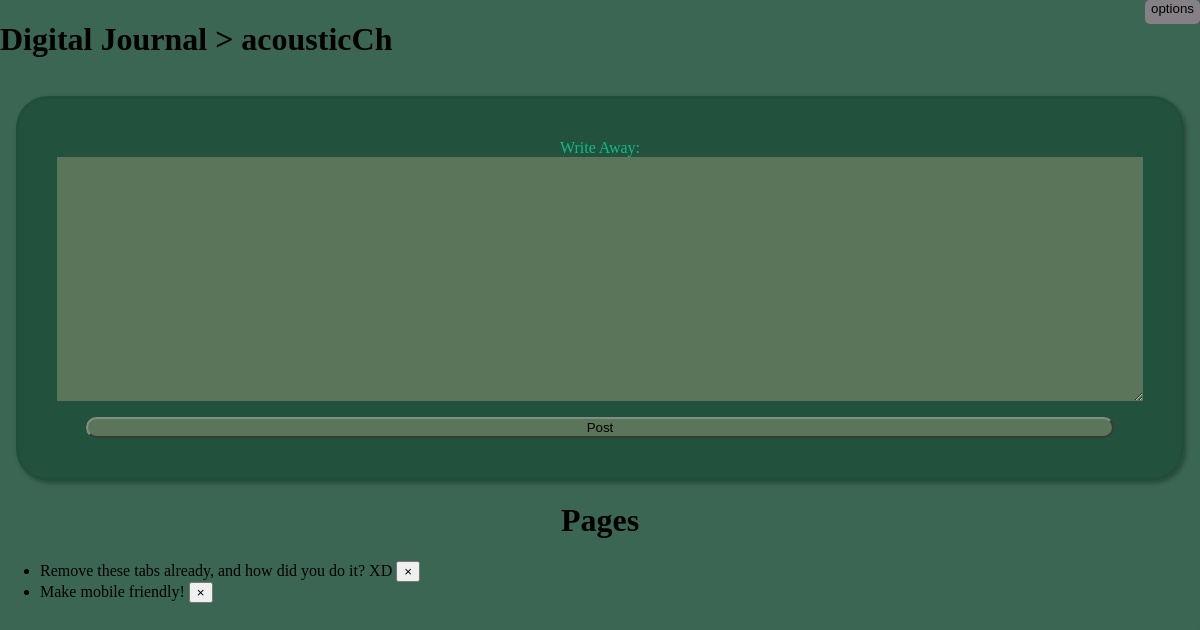
/ (signed in), run on an earlier commit of the app's database.
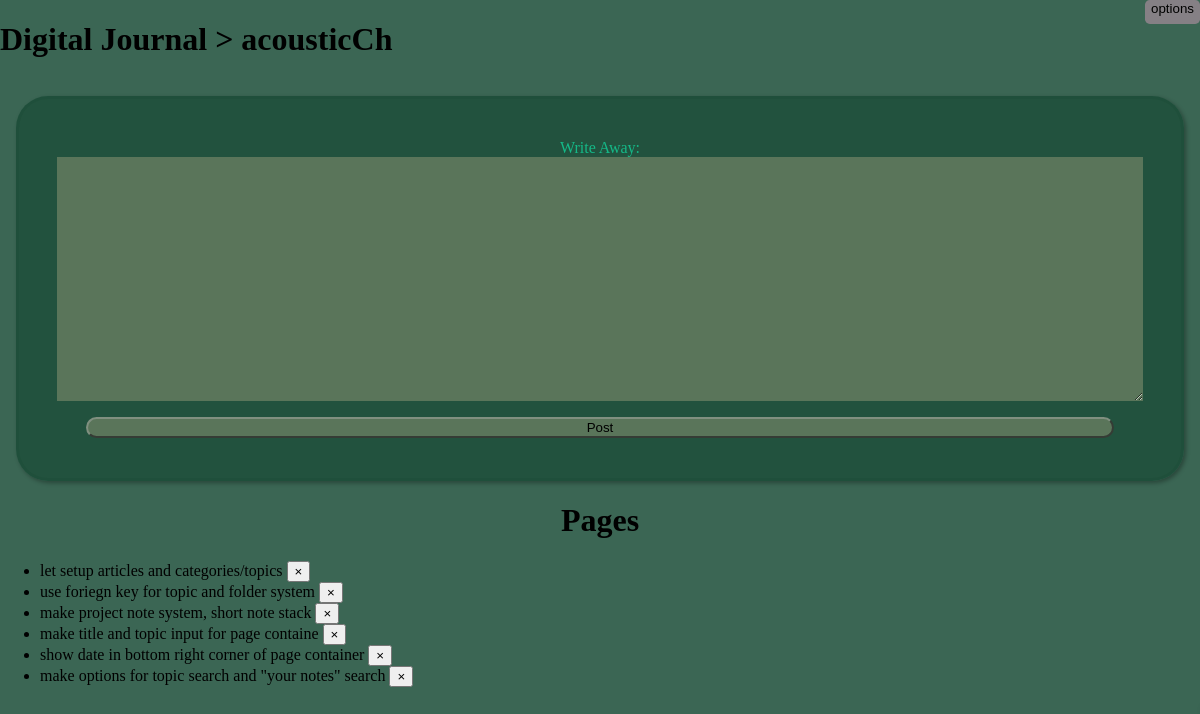
And on a later commit of the database.
### website/models.py (models this page shows)
class User(db.Model, UserMixin):
    id = db.Column(db.Integer, primary_key=True)
    email = db.Column(db.String(100), unique=True)
    password = db.Column(db.String(100))
    username = db.Column(db.String(30))
    pages = db.relationship("Pages")

class Pages(db.Model):
    id = db.Column(db.Integer, primary_key=True)
    data = db.Column(db.String(10000))
    date = db.Column(db.DateTime(timezone=True), default=func.now())
    user_id = db.Column(db.Integer, db.ForeignKey("user.id"))

### website/views.py (the view)
@views.route("/", methods=["GET"])
@login_required
def home():
    return render_template("home.html", user=current_user)

### website/__init__.py (called while the page is built)
def create_app():
    app = Flask(__name__)
    app.config["SECRET_KEY"] = "ajsdfklajsdfkl"
    app.config["SQLALCHEMY_DATABASE_URI"] = f"sqlite:///{DB_NAME}"
    db.init_app(app)
    from .views import views
    from .auth import auth
    app.register_blueprint(views, url_prefix="/")
    app.register_blueprint(auth, url_prefix="/")
    from .models import User, Pages, Topics
    create_database(app=app)
    login_manager = LoginManager()
    login_manager.login_view = "auth.sign_in"
    login_manager.init_app(app)
    @login_manager.user_loader
    def load_user(user_id):
        return User.query.get(int(user_id))
    return app

### website/templates/home.html (shortened to what this page needs)
{% extends "base.html" %}
{% block heading1 %} > {{user.username}} {% endblock %}
{% block content %}
<main>
        <form class="page-container" method="POST">
                <div id="page-container">
                        <label for="page">Write Away:</label>
                        <textarea id="page" name="page" wrap="soft"></textarea>
                        <button id="page-button" type="submit">Post</button>
                </div>
        </form>
        <h1 align="center">Pages</h1>
        <ul>
                {% for new_page in user.pages %}
                <li class="list-group-item">
                {{ new_page.data }}
                <button type="button" class="close" onClick="deletePage({{ new_page.id }})">
                        <span aria-hidden="true">&times;</span>
                </button>
                </li>
                {% endfor %}
        </ul>
</main>
{% endblock %}

### website/templates/base.html (shortened to what this page needs)
<!DOCTYPE html>
<html lang="en">
<head>
    <link rel="stylesheet" href="../static/default.css"/>
</head>
<body>
    <header>
		<h1>Digital Journal{% block heading1 %}{% endblock %}</h1>
		<div class="button-container">
			{% block button_container %}
			<div class="dropdown" data-dropdown>
				<button class="drop-button" data-dropdown-button>options</button>
			</div>
            {% endblock %}
		</div>
	</header>
    {% block content %}{% endblock %}
</body>
</html>

### website/static/default.css (style rules this page uses)
:root { font-size: 16px; --text-primary: #000000; --bg-primary: #53ce9b00; }
body { background-color: #1f503bde; margin: 0; padding: 0; }
header { display: flex; justify-content: space-between; }
.drop-button { display: flex; flex-direction: column; text-decoration: none; background: none; border: none; cursor: pointer; height: 30px; }
.dropdown { position: relative; background-color: #858085; border-radius: .30rem; height: 30%; }
.button-container { display: "flex"; }
#page { display: absolute; width: 100%; height: 15rem; color: black; background-color: rgb(90, 117, 90); border: none; margin-bottom: 1rem; }
#page-button { width: 95%; background-color: rgb(90, 117, 90); border-radius: 5rem; border-color: #809080; }
#page-container { display: flex; flex-direction: column; align-items: center; border: 0.2rem solid #1f503bde; border-radius: 2rem; padding: 2.5rem; margin: 1rem; color:#15b988; background-color: #1f503bde; box-shadow: 2px 2px 4px .2px rgba(0, 0, 0, .3); }

What changed in the data, as far as the page shows it:
removed Pages: data "Remove these tabs already, and how did you do it? XD"
removed Pages: data "Make mobile friendly!"
added Pages: data "let setup articles and categories/topics"
added Pages: data "use foriegn key for topic and folder system"
added Pages: data "make project note system, short note stack"
added Pages: data "make title and topic input for page containe"
added Pages: data "show date in bottom right corner of page container"
added Pages: data "make options for topic search and \"your notes\" search"
